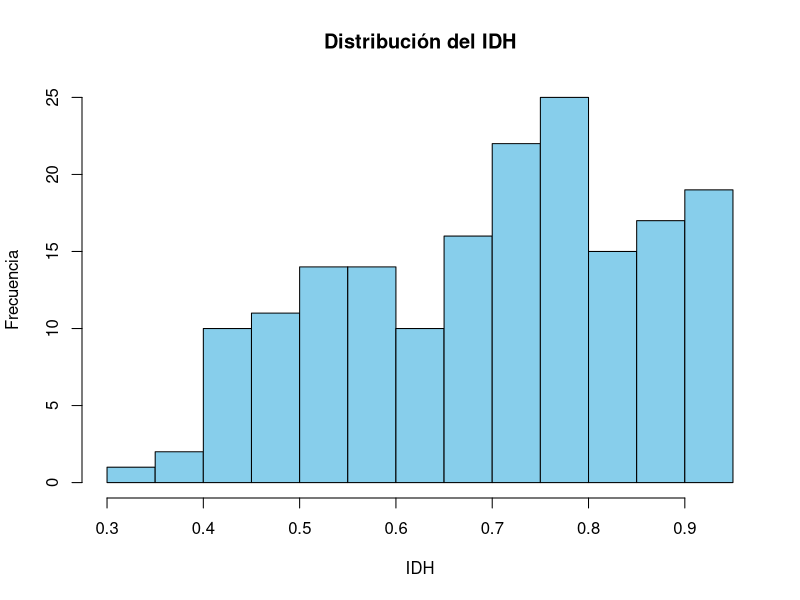
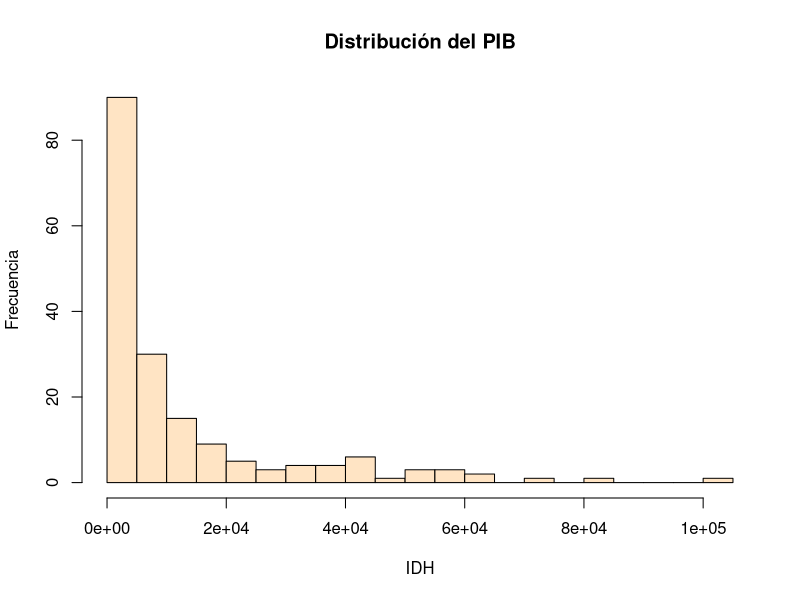
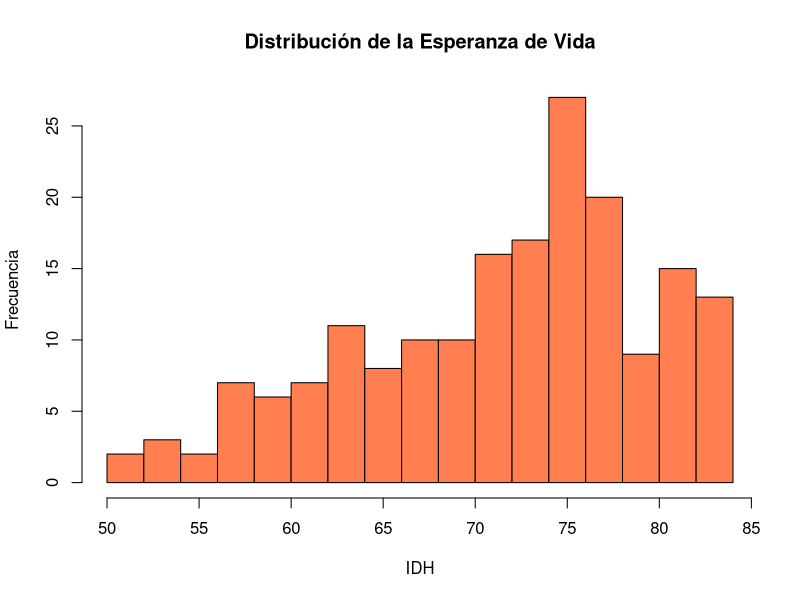
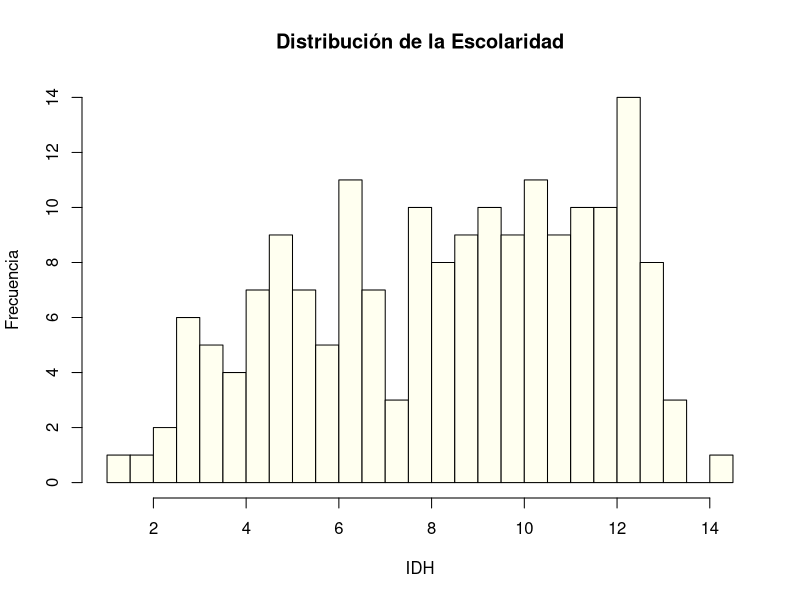

Write R code to recreate these figures, in order. (Note: this script raises an error after producing the figures.)

#Importar Base de datos

base = read.table("WHO.csv", header = TRUE, sep = ",", dec = ".")
library(dplyr)
library(ggplot2)


#varaibles 
year_1 = 2015
year_2 = 2016
year_3 = 2017

years = c(year_1, year_2,year_3)

colores_1 = c("#CD4F39", "steelblue3", "tan3")
colores_2 = c("#EE9A00", "seagreen1", "slateblue1")
colores_3 = c("#FFD700", "#FFC0CB", "#8B7D6B")
colores_4 = c("red", "turquoise3", "wheat1")


############Parte 1 - visualizacion de datos


#base filtrada por year_1 y variables seleccionadas

datos_idh_year_1 <- base %>%
  select( Country , Year , Status , HDI , Schooling , Life.expectancy , GDP) %>%
  filter(Year == year_1 )

#Histogramas de variables HDI, GPD, life.expectancy, Schooling

hist(datos_idh_year_1$HDI, breaks = 20, col = "skyblue", xlab = "IDH", ylab = "Frecuencia", main = "Distribución del IDH")
hist(datos_idh_year_1$GDP, breaks = 20, col = "#FFE4C4", xlab = "IDH", ylab = "Frecuencia", main = "Distribución del PIB")
hist(datos_idh_year_1$Life.expectancy, breaks = 20, col = "#FF7F50", xlab = "IDH", ylab = "Frecuencia", main = "Distribución de la Esperanza de Vida")
hist(datos_idh_year_1$Schooling, breaks = 20, col = "#FFFFF0", xlab = "IDH", ylab = "Frecuencia", main = "Distribución de la Escolaridad")

#Resumen: medias, medianas, cuartiles de todas las varaibles
summary(datos_idh_year_1)

#Desviacion estandar de varaibles HDI, GPD, life.expectancy, Schooling

desviacion_estandar_year_1_hdi <- sd(datos_idh_year_1$HDI, na.rm = TRUE)
desviacion_estandar_year_1_gdp <- sd(datos_idh_year_1$GDP, na.rm = TRUE)
desviacion_estandar_year_1_life <- sd(datos_idh_year_1$Life.expectancy, na.rm = TRUE)
desviacion_estandar_year_1_schooling <- sd(datos_idh_year_1$Schooling, na.rm = TRUE)

#coeficientes de variacion year1

coef_var_year_1_hdi <- desviacion_estandar_year_1_hdi / media_year_1_idh * 100
coef_var_year_1_gdp <- desviacion_estandar_year_1_gdp / media_year_1_gdp * 100
coef_var_year_1_life <- desviacion_estandar_year_1_life / media_year_1_esperanza * 100
coef_var_year_1_schooling <- desviacion_estandar_year_1_schooling / media_year_1_escolaridad * 100

plot(datos_idh_year_1$Schooling, datos_idh_year_1$HDI, xlab = "Escolaridad", ylab = "IDH", main = "Relación entre Escolaridad e IDH", pch=18, col="grey")
plot(datos_idh_year_1$GDP,  datos_idh_year_1$HDI, xlab = "PIB", ylab = "IDH", main = "Relación entre PIB e IDH", pch=18, col="grey")
plot(datos_idh_year_1$Life.expectancy,  datos_idh_year_1$HDI, xlab = "Esperanza", ylab = "IDH", main = "Relación entre Esperanza de vida e IDH", pch=18, col="grey")

boxplot(datos_idh_years$GDP)

####################year_2##########################

datos_idh_year_2 <- base%>%select( Country , Year , Status , HDI , Schooling , Life.expectancy , GDP) %>%filter(Year == year_2)

#Histogramas de variables HDI, GPD, life.expectancy, Schooling

hist(datos_idh_year_2$HDI, breaks = 20, col = "skyblue", xlab = "IDH", ylab = "Frecuencia", main = "Distribución del IDH")
hist(datos_idh_year_2$GDP, breaks = 20, col = "#FFE4C4", xlab = "GPD", ylab = "Frecuencia", main = "Distribución del PIB")
hist(datos_idh_year_2$Life.expectancy, breaks = 20, col = "#FF7F50", xlab = "Esperanza de vida", ylab = "Frecuencia", main = "Distribución de la Esperanza de Vida")
hist(datos_idh_year_2$Schooling, breaks = 20, col = "#FFFFF0", xlab = "Escolaridad", ylab = "Frecuencia", main = "Distribución de la Escolaridad")

#Resumen: medias, medianas, cuartiles de todas las varaibles
summary(datos_idh_year_2)

#Desviacion estandar de varaibles HDI, GPD, life.expectancy, Schooling

desviacion_estandar_year_2_hdi <- sd(datos_idh_year_2$HDI, na.rm = TRUE)
desviacion_estandar_year_2_gdp <- sd(datos_idh_year_2$GDP, na.rm = TRUE)
desviacion_estandar_year_2_life <- sd(datos_idh_year_2$Life.expectancy, na.rm = TRUE)
desviacion_estandar_year_2_schooling <- sd(datos_idh_year_2$Schooling, na.rm = TRUE)


#coeficientes de variacion year2

coef_var_year_2_hdi <- desviacion_estandar_year_2_hdi / media_year_2_idh * 100
coef_var_year_2_gdp <- desviacion_estandar_year_2_gdp / media_year_2_gdp * 100
coef_var_year_2_life <- desviacion_estandar_year_2_life / media_year_2_esperanza * 100
coef_var_year_2_schooling <- desviacion_estandar_year_2_schooling / media_year_2_escolaridad * 100

plot(datos_idh_year_2$Schooling, datos_idh_year_2$HDI, xlab = "Escolaridad", ylab = "IDH", main = "Relación entre Escolaridad e IDH", pch=18, col="grey")
plot(datos_idh_year_2$GDP, datos_idh_year_2$HDI, xlab = "PIB", ylab = "IDH", main = "Relación entre PIB e IDH", pch=18, col="grey")
plot(datos_idh_year_2$Life.expectancy, datos_idh_year_2$HDI, xlab = "Esperanza", ylab = "IDH", main = "Relación entre Esperanza de vida e IDH", pch=18, col="grey")

#############################

####################year_3##########################

datos_idh_year_3 <- base %>%
  select( Country , Year , Status , HDI , Schooling , Life.expectancy , GDP) %>%
  filter(Year == year_3)

#Histogramas de variables HDI, GPD, life.expectancy, Schooling

hist(datos_idh_year_3$HDI, breaks = 20, col = "skyblue", xlab = "IDH", ylab = "Frecuencia", main = "Distribución del IDH")
hist(datos_idh_year_3$GDP, breaks = 20, col = "#FFE4C4", xlab = "IDH", ylab = "Frecuencia", main = "Distribución del PIB")
hist(datos_idh_year_3$Life.expectancy, breaks = 20, col = "#FF7F50", xlab = "IDH", ylab = "Frecuencia", main = "Distribución de la Esperanza de Vida")
hist(datos_idh_year_3$Schooling, breaks = 20, col = "#FFFFF0", xlab = "IDH", ylab = "Frecuencia", main = "Distribución de la Escolaridad")


#Resumen: medias, medianas, cuartiles de todas las varaibles
summary(datos_idh_year_3)

#Desviacion estandar de varaibles HDI, GPD, life.expectancy, Schooling

desviacion_estandar_year_3_hdi <- sd(datos_idh_year_3$HDI, na.rm = TRUE)
desviacion_estandar_year_3_gdp <- sd(datos_idh_year_3$GDP, na.rm = TRUE)
desviacion_estandar_year_3_life <- sd(datos_idh_year_3$Life.expectancy, na.rm = TRUE)
desviacion_estandar_year_3_schooling <- sd(datos_idh_year_3$Schooling, na.rm = TRUE)

#coeficientes de variacion year3

coef_var_year_3_hdi <- desviacion_estandar_year_3_hdi / media_year_3_idh * 100
coef_var_year_3_gdp <- desviacion_estandar_year_3_gdp / media_year_3_gdp * 100
coef_var_year_3_life <- desviacion_estandar_year_3_life / media_year_3_esperanza * 100
coef_var_year_3_schooling <- desviacion_estandar_year_3_schooling / media_year_3_escolaridad * 100


plot(datos_idh_year_3$Schooling, xlab = "Escolaridad", ylab = "IDH", main = "Relación entre Escolaridad e IDH", pch=18, col="grey")
plot(datos_idh_year_3$HDI, xlab = "PIB", ylab = "IDH", main = "Relación entre PIB e IDH", pch=18, col="grey")
plot(datos_idh_year_3$GDP, xlab = "Esperanza", ylab = "IDH", main = "Relación entre Esperanza de vida e IDH", pch=18, col="grey")

#######################################################################

paste(" La media (promedio) del IDH en el year_1 es" , mean(datos_idh_year_1$GDP, na.rm = TRUE))
paste(" La media (promedio) del IDH en el year_2 es" , mean(datos_idh_year_2$GDP, na.rm = TRUE))
paste(" La media (promedio) del IDH en el year_3 es" , mean(datos_idh_year_3$GDP, na.rm = TRUE))

################################################################################ Parte 2 - Comparar valores entre años

summary(datos_idh_year_1)
summary(datos_idh_year_2)
summary(datos_idh_year_3)


######comparar medias para ver crecimiento a mediad que pasan los 3 años

datos_idh_years <- base %>%
  select( Country , Year , Status , HDI , Schooling , Life.expectancy , GDP) %>%
  filter(Year == year_1 | Year == year_2 | Year == year_3)

media_year_1_idh <- mean(datos_idh_year_1$HDI, na.rm = TRUE)
media_year_2_idh <- mean(datos_idh_year_2$HDI, na.rm = TRUE)
media_year_3_idh <- mean(datos_idh_year_3$HDI, na.rm = TRUE)

media_year_1_escolaridad <- mean(datos_idh_year_1$Schooling, na.rm = TRUE)
media_year_2_escolaridad <- mean(datos_idh_year_2$Schooling, na.rm = TRUE)
media_year_3_escolaridad <- mean(datos_idh_year_3$Schooling, na.rm = TRUE)

media_year_1_gdp <- mean(datos_idh_year_1$GDP, na.rm = TRUE)
media_year_2_gdp <- mean(datos_idh_year_2$GDP, na.rm = TRUE)
media_year_3_gdp <- mean(datos_idh_year_3$GDP, na.rm = TRUE)

media_year_1_esperanza <- mean(datos_idh_year_1$Life.expectancy, na.rm = TRUE)
media_year_2_esperanza <- mean(datos_idh_year_2$Life.expectancy, na.rm = TRUE)
media_year_3_esperanza <- mean(datos_idh_year_3$Life.expectancy, na.rm = TRUE)

media_grafica_idh = c(media_year_1_idh, media_year_2_idh, media_year_3_idh)

media_grafica_gdp = c(media_year_1_gdp, media_year_2_gdp, media_year_3_gdp)

media_grafica_escolaridad = c(media_year_1_escolaridad, media_year_2_escolaridad, media_year_3_escolaridad)

media_grafica_esperanza = c(media_year_1_esperanza, media_year_2_esperanza, media_year_3_esperanza)

#####graficos de barras para ilustrar cambio


barplot(media_grafica_idh, ylim=c(0.68,0.71),names.arg = years,ylab="IDH",
        col="#BBFFFF",main="Comparacion IDH en años")

barplot(media_grafica_gdp, ylim=c(12000,13800) ,names.arg = years,ylab="GPD",
        col="palegreen1",main="Comparacion GPD en años")

barplot(media_grafica_escolaridad, ylim=c(7.5,9),names.arg = years,ylab="GPD",
        col="#FF4500",main="Comparacion Escolaridad en años")

barplot(media_grafica_esperanza, ylim=c(70,75),names.arg = years,ylab="GPD",
        col="#FFB6C1",main="Comparacion Esperanza de vida en años")



#mediana_year_1 <- median(datos_idh_year_1$HDI, na.rm = TRUE)
#desviacion_estandar_year_1 <- sd(datos_idh_year_1$HDI, na.rm = TRUE)
#rango_year_1 <- range(datos_idh_year_1$HDI, na.rm = TRUE)
#print(media_year_1)
#matriz_cor <- cor(datos_idh_year_1$HDI, datos_idh_year_1$GDP, use = "complete.obs")


#################Comparacion PIB respecto a las otras variables que lo componen

par(xpd = TRUE)
plot(datos_idh_years$GDP,  xlab = "#Paises", ylab = "PIB", main = "Dispersion del PIB", col = colores_1, pch=18)
legend("topleft", legend = years, fill = colores_1, bty = "n")
plot(datos_idh_years$Schooling,  xlab = "#Paises", ylab = "Escolaridad (años)", main = "Dispersion de la Escolaridad", col = colores_2, pch=15)
legend(x = 0.001, legend = years, fill = colores_2, bty = "n")
plot(datos_idh_years$Life.expectancy,  xlab = "#Paises", ylab = "Esperanza de vida (años)", main = "Dispersion de la Esperanza de vida", col = colores_3, pch=17)
legend("topleft", legend = years, fill = colores_3, bty = "n")
plot(datos_idh_years$HDI,  xlab = "#Paises", ylab = "IDH", main = "Dispersion del IDH", col = colores_4, pch=15)
legend("bottomright", legend = years, fill = colores_4, bty = "n")

######################################


plot(density(datos_idh_years$GDP,na.rm = TRUE ), col = "blue", lwd = 2,lty = "dashed", xlab = "Valores", ylab = "Densidad", main = "Gráfico de Densidad del PIB")
plot(density(datos_idh_years$HDI,na.rm = TRUE ), col = "#EE9A49", lwd = 2,lty = "dotted", xlab = "Valores", ylab = "Densidad", main = "Gráfico de Densidad del IDH")
plot(density(datos_idh_years$Schooling,na.rm = TRUE ),  col = "#9370DB", lwd = 2, lty = "dotdash", xlab = "Valores", ylab = "Densidad", main = "Gráfico de Densidad de la Escolaridad")
plot(density(datos_idh_years$Life.expectancy,na.rm = TRUE ), col = "darkolivegreen2", lwd = 2 , lty = "longdash",xlab = "Valores", ylab = "Densidad", main = "Gráfico de Densidad de la Esperanza de vida")



boxplot(datos_idh_year_1$Schooling, datos_idh_year_2$Schooling, datos_idh_year_3$Schooling, ylim=c(0,18), names = years, col = colores_1,  ylab = "Escolaridad", main = "Comparacion de Escolaridad respecto al año")
boxplot(datos_idh_year_1$GDP, datos_idh_year_2$GDP, datos_idh_year_3$GDP,  names = years, col = colores_2, ylab = "PIB", main = "Comparacion del PIB respecto al año")
boxplot(datos_idh_year_1$HDI, datos_idh_year_2$HDI, datos_idh_year_3$HDI, names = years, col = colores_3, ylab = "IDH", main = "Comparacion del IDH respecto al año")
boxplot(datos_idh_year_1$Life.expectancy, datos_idh_year_2$Life.expectancy, datos_idh_year_3$Life.expectancy, names = years, col = colores_4, ylab = "Esperanza de vida", main = "Comparacion de la Esperanza de vida respecto al año")


##################Parte 3 - Comparar valores entre desarrollo de pasies
########################################## Year1
datos_idh_year_1_developed <- datos_idh_year_1 %>%
  select( Status, Country , Year, HDI , Schooling , Life.expectancy , GDP) %>%
  filter(Status == 'Developed')

media_year_1_idh_developed <- mean(datos_idh_year_1_developed$HDI, na.rm = TRUE)
media_year_1_gdp_developed <- mean(datos_idh_year_1_developed$GDP, na.rm = TRUE)
media_year_1_life_developed <- mean(datos_idh_year_1_developed$Life.expectancy, na.rm = TRUE)
media_year_1_schooling_developed <- mean(datos_idh_year_1_developed$Schooling, na.rm = TRUE)

summary(datos_idh_year_1_developed)

desviacion_estandar_year_1_hdi_developed <- sd(datos_idh_year_1_developed$HDI, na.rm = TRUE)
desviacion_estandar_year_1_gdp_developed <- sd(datos_idh_year_1_developed$GDP, na.rm = TRUE)
desviacion_estandar_year_1_life_developed <- sd(datos_idh_year_1_developed$Life.expectancy, na.rm = TRUE)
desviacion_estandar_year_1_schooling_developed <- sd(datos_idh_year_1_developed$Schooling, na.rm = TRUE)

coef_var_year_1_hdi_developed <- desviacion_estandar_year_1_hdi_developed / media_year_1_idh_developed * 100
coef_var_year_1_gdp_developed <- desviacion_estandar_year_1_gdp_developed / media_year_1_gdp_developed * 100
coef_var_year_1_life_developed <- desviacion_estandar_year_1_life_developed / media_year_1_life_developed * 100
coef_var_year_1_schooling_developed <- desviacion_estandar_year_1_schooling_developed / media_year_1_schooling_developed * 100

datos_idh_year_1_developing <- datos_idh_year_1 %>%
  select( Status, Country , Year, HDI , Schooling , Life.expectancy , GDP) %>%
  filter(Status == 'Developing')

media_year_1_idh_developing <- mean(datos_idh_year_1_developing$HDI, na.rm = TRUE)
media_year_1_gdp_developing <- mean(datos_idh_year_1_developing$GDP, na.rm = TRUE)
media_year_1_life_developing <- mean(datos_idh_year_1_developing$Life.expectancy, na.rm = TRUE)
media_year_1_schooling_developing <- mean(datos_idh_year_1_developing$Schooling, na.rm = TRUE)

summary(datos_idh_year_1_developing)

desviacion_estandar_year_1_hdi_developing <- sd(datos_idh_year_1_developing$HDI, na.rm = TRUE)
desviacion_estandar_year_1_gdp_developing <- sd(datos_idh_year_1_developing$GDP, na.rm = TRUE)
desviacion_estandar_year_1_life_developing <- sd(datos_idh_year_1_developing$Life.expectancy, na.rm = TRUE)
desviacion_estandar_year_1_schooling_developing <- sd(datos_idh_year_1_developing$Schooling, na.rm = TRUE)

coef_var_year_1_hdi_developing <- desviacion_estandar_year_1_hdi_developing / media_year_1_idh_developing * 100
coef_var_year_1_gdp_developing <- desviacion_estandar_year_1_gdp_developing / media_year_1_gdp_developing * 100
coef_var_year_1_life_developing <- desviacion_estandar_year_1_life_developing / media_year_1_life_developing * 100
coef_var_year_1_schooling_developing <- desviacion_estandar_year_1_schooling_developing / media_year_1_schooling_developing * 100
########################################## Year2

datos_idh_year_2_developed <- datos_idh_year_2 %>%
  select( Status, Country , Year, HDI , Schooling , Life.expectancy , GDP) %>%
  filter(Status == 'Developed')

media_year_2_idh_developed <- mean(datos_idh_year_2_developed$HDI, na.rm = TRUE)
media_year_2_gdp_developed <- mean(datos_idh_year_2_developed$GDP, na.rm = TRUE)
media_year_2_life_developed <- mean(datos_idh_year_2_developed$Life.expectancy, na.rm = TRUE)
media_year_2_schooling_developed <- mean(datos_idh_year_2_developed$Schooling, na.rm = TRUE)

summary(datos_idh_year_2_developed)

desviacion_estandar_year_2_hdi_developed <- sd(datos_idh_year_2_developed$HDI, na.rm = TRUE)
desviacion_estandar_year_2_gdp_developed <- sd(datos_idh_year_2_developed$GDP, na.rm = TRUE)
desviacion_estandar_year_2_life_developed <- sd(datos_idh_year_2_developed$Life.expectancy, na.rm = TRUE)
desviacion_estandar_year_2_schooling_developed <- sd(datos_idh_year_2_developed$Schooling, na.rm = TRUE)

coef_var_year_2_hdi_developed <- desviacion_estandar_year_2_hdi_developed / media_year_2_idh_developed * 100
coef_var_year_2_gdp_developed <- desviacion_estandar_year_2_gdp_developed / media_year_2_gdp_developed * 100
coef_var_year_2_life_developed <- desviacion_estandar_year_2_life_developed / media_year_2_life_developed * 100
coef_var_year_2_schooling_developed <- desviacion_estandar_year_2_schooling_developed / media_year_2_schooling_developed * 100

datos_idh_year_2_developing <- datos_idh_year_2 %>%
  select( Status, Country , Year, HDI , Schooling , Life.expectancy , GDP) %>%
  filter(Status == 'Developing')

media_year_2_idh_developing <- mean(datos_idh_year_2_developing$HDI, na.rm = TRUE)
media_year_2_gdp_developing <- mean(datos_idh_year_2_developing$GDP, na.rm = TRUE)
media_year_2_life_developing <- mean(datos_idh_year_2_developing$Life.expectancy, na.rm = TRUE)
media_year_2_schooling_developing <- mean(datos_idh_year_2_developing$Schooling, na.rm = TRUE)

summary(datos_idh_year_2_developing)

desviacion_estandar_year_2_hdi_developing <- sd(datos_idh_year_2_developing$HDI, na.rm = TRUE)
desviacion_estandar_year_2_gdp_developing <- sd(datos_idh_year_2_developing$GDP, na.rm = TRUE)
desviacion_estandar_year_2_life_developing <- sd(datos_idh_year_2_developing$Life.expectancy, na.rm = TRUE)
desviacion_estandar_year_2_schooling_developing <- sd(datos_idh_year_2_developing$Schooling, na.rm = TRUE)

coef_var_year_2_hdi_developing <- desviacion_estandar_year_2_hdi_developing / media_year_2_idh_developing * 100
coef_var_year_2_gdp_developing <- desviacion_estandar_year_2_gdp_developing / media_year_2_gdp_developing * 100
coef_var_year_2_life_developing <- desviacion_estandar_year_2_life_developing / media_year_2_life_developing * 100
coef_var_year_2_schooling_developing <- desviacion_estandar_year_2_schooling_developing / media_year_2_schooling_developing * 100


########################################### Year3

datos_idh_year_3_developed <- datos_idh_year_3 %>%
  select( Status, Country , Year, HDI , Schooling , Life.expectancy , GDP) %>%
  filter(Status == 'Developed')

media_year_3_idh_developed <- mean(datos_idh_year_3_developed$HDI, na.rm = TRUE)
media_year_3_gdp_developed <- mean(datos_idh_year_3_developed$GDP, na.rm = TRUE)
media_year_3_life_developed <- mean(datos_idh_year_3_developed$Life.expectancy, na.rm = TRUE)
media_year_3_schooling_developed <- mean(datos_idh_year_3_developed$Schooling, na.rm = TRUE)

summary(datos_idh_year_3_developed)

desviacion_estandar_year_3_hdi_developed <- sd(datos_idh_year_3_developed$HDI, na.rm = TRUE)
desviacion_estandar_year_3_gdp_developed <- sd(datos_idh_year_3_developed$GDP, na.rm = TRUE)
desviacion_estandar_year_3_life_developed <- sd(datos_idh_year_3_developed$Life.expectancy, na.rm = TRUE)
desviacion_estandar_year_3_schooling_developed <- sd(datos_idh_year_3_developed$Schooling, na.rm = TRUE)

coef_var_year_3_hdi_developed <- desviacion_estandar_year_3_hdi_developed / media_year_3_idh_developed * 100
coef_var_year_3_gdp_developed <- desviacion_estandar_year_3_gdp_developed / media_year_3_gdp_developed * 100
coef_var_year_3_life_developed <- desviacion_estandar_year_3_life_developed / media_year_3_life_developed * 100
coef_var_year_3_schooling_developed <- desviacion_estandar_year_3_schooling_developed / media_year_3_schooling_developed * 100

datos_idh_year_3_developing <- datos_idh_year_3 %>%
  select( Status, Country , Year, HDI , Schooling , Life.expectancy , GDP) %>%
  filter(Status == 'Developing')

media_year_3_idh_developing <- mean(datos_idh_year_3_developing$HDI, na.rm = TRUE)
media_year_3_gdp_developing <- mean(datos_idh_year_3_developing$GDP, na.rm = TRUE)
media_year_3_life_developing <- mean(datos_idh_year_3_developing$Life.expectancy, na.rm = TRUE)
media_year_3_schooling_developing <- mean(datos_idh_year_3_developing$Schooling, na.rm = TRUE)

summary(datos_idh_year_3_developing)

desviacion_estandar_year_3_hdi_developing <- sd(datos_idh_year_3_developing$HDI, na.rm = TRUE)
desviacion_estandar_year_3_gdp_developing <- sd(datos_idh_year_3_developing$GDP, na.rm = TRUE)
desviacion_estandar_year_3_life_developing <- sd(datos_idh_year_3_developing$Life.expectancy, na.rm = TRUE)
desviacion_estandar_year_3_schooling_developing <- sd(datos_idh_year_3_developing$Schooling, na.rm = TRUE)

coef_var_year_3_hdi_developing <- desviacion_estandar_year_3_hdi_developing / media_year_3_idh_developing * 100
coef_var_year_3_gdp_developing <- desviacion_estandar_year_3_gdp_developing / media_year_3_gdp_developing * 100
coef_var_year_3_life_developing <- desviacion_estandar_year_3_life_developing / media_year_3_life_developing * 100
coef_var_year_3_schooling_developing <- desviacion_estandar_year_3_schooling_developing / media_year_3_schooling_developing * 100

#################################################################################


############################Parte 4


####################Diagrama de barras dividivo en años con respecto al status

ggplot(datos_idh_years,aes(x=Year,y=HDI, fill=Status)) +
  geom_col(position = "dodge")+labs(x = "Year", y = "IDH", fill="Status")

ggplot(datos_idh_years,aes(x=Year,y=GDP, fill=Status)) +
  geom_col(position = "dodge")+labs(x = "Year", y = "PIB", fill="Status")

ggplot(datos_idh_years,aes(x=Year,y=Life.expectancy, fill=Status)) +
  geom_col(position = "dodge")+labs(x = "Year", y = "Esperanza de vida", fill="Status")

ggplot(datos_idh_years,aes(x=Year,y=Schooling, fill=Status)) +
  geom_col(position = "dodge")+labs(x = "Year", y = "Escolaridad", fill="Status")





                                                                                                                                              